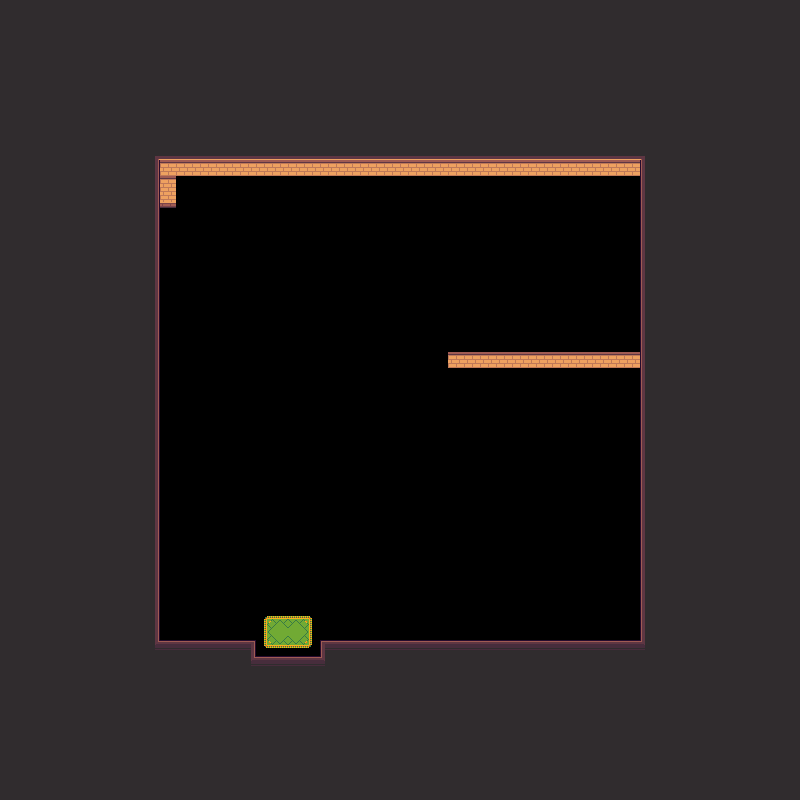

Rendered tile map (Tiled .tmx) drawn with the repository's tilesets; below, a short description and the map source with its tile grids summarised:
An orthogonal 50x50 tile map with 16x16 px tiles, 3 tile layers (fondNoir, murs, Calque de Tuiles 3), 4 tilesets and 2 objects (player, spawn_map3).

<map version="1.10" tiledversion="1.10.2" orientation="orthogonal" renderorder="right-down" width="50" height="50" tilewidth="16" tileheight="16" infinite="0" nextlayerid="5" nextobjectid="9">
 <tileset firstgid="1" source="Interiors_free_16x16.tsx" />
 <tileset firstgid="1425" source="Room_Builder_free_16x16.tsx" />
 <tileset firstgid="1816" source="atlas_16x.tsx" />
 <tileset firstgid="2584" source="atlas_16x.tsx" />
 <layer id="1" name="fondNoir" width="50" height="50">
  <data>[2500 cells, 1596 non-empty, 1 distinct tile ids]</data>
 </layer>
 <layer id="2" name="murs" width="50" height="50">
  <data>[2500 cells, 158 non-empty, 14 distinct tile ids]</data>
 </layer>
 <layer id="3" name="Calque de Tuiles 3" width="50" height="50">
  <data>[2500 cells, 24 non-empty, 10 distinct tile ids]</data>
 </layer>
 <objectgroup id="4" name="Calque d'Objets 1">
  <object id="1" name="player" x="354.667" y="314.667">
   <point />
  </object>
  <object id="8" name="spawn_map3" type="spawn_map3" x="366.667" y="308.667">
   <point />
  </object>
 </objectgroup>
</map>
